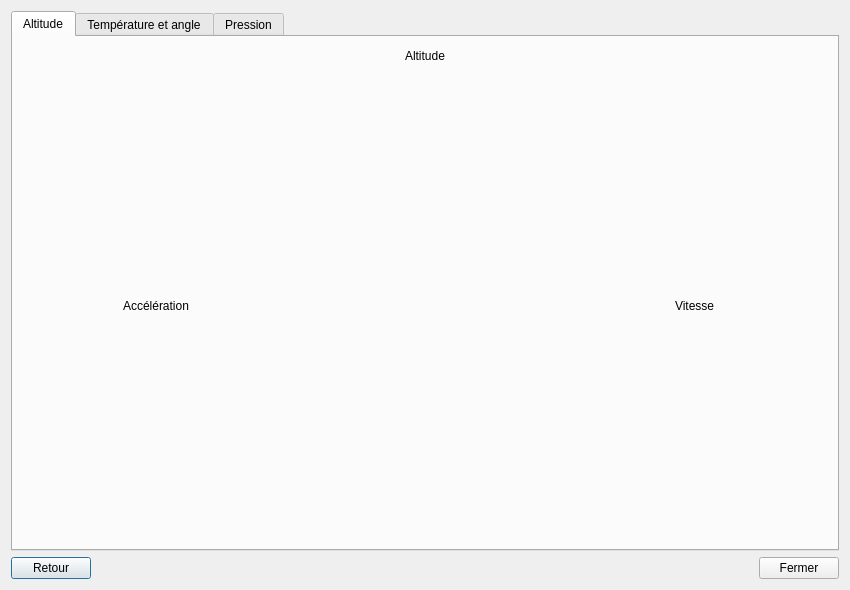
<?xml version="1.0" encoding="UTF-8"?>
<ui version="4.0">
 <class>Dialog</class>
 <widget class="QDialog" name="Dialog">
  <property name="geometry">
   <rect>
    <x>0</x>
    <y>0</y>
    <width>850</width>
    <height>590</height>
   </rect>
  </property>
  <property name="windowTitle">
   <string>Dialog</string>
  </property>
  <layout class="QGridLayout" name="gridLayout_3">
   <item row="0" column="0">
    <widget class="QTabWidget" name="postAnalysisWidget">
     <property name="minimumSize">
      <size>
       <width>0</width>
       <height>0</height>
      </size>
     </property>
     <property name="currentIndex">
      <number>0</number>
     </property>
     <widget class="QWidget" name="height">
      <attribute name="title">
       <string>Altitude</string>
      </attribute>
      <layout class="QGridLayout" name="gridLayout">
       <item row="1" column="0">
        <layout class="QHBoxLayout" name="postSpeedAccLayout">
         <item>
          <layout class="QVBoxLayout" name="accLayout">
           <item>
            <layout class="QHBoxLayout" name="accLabLayout">
             <item>
              <spacer name="horizontalSpacer_5">
               <property name="orientation">
                <enum>Qt::Horizontal</enum>
               </property>
               <property name="sizeHint" stdset="0">
                <size>
                 <width>40</width>
                 <height>20</height>
                </size>
               </property>
              </spacer>
             </item>
             <item>
              <widget class="QLabel" name="accLabel">
               <property name="text">
                <string>Accélération</string>
               </property>
              </widget>
             </item>
             <item>
              <spacer name="horizontalSpacer_6">
               <property name="orientation">
                <enum>Qt::Horizontal</enum>
               </property>
               <property name="sizeHint" stdset="0">
                <size>
                 <width>40</width>
                 <height>20</height>
                </size>
               </property>
              </spacer>
             </item>
            </layout>
           </item>
           <item>
            <spacer name="verticalSpacer">
             <property name="orientation">
              <enum>Qt::Vertical</enum>
             </property>
             <property name="sizeHint" stdset="0">
              <size>
               <width>20</width>
               <height>40</height>
              </size>
             </property>
            </spacer>
           </item>
          </layout>
         </item>
         <item>
          <spacer name="horizontalSpacer_9">
           <property name="orientation">
            <enum>Qt::Horizontal</enum>
           </property>
           <property name="sizeHint" stdset="0">
            <size>
             <width>40</width>
             <height>20</height>
            </size>
           </property>
          </spacer>
         </item>
         <item>
          <layout class="QVBoxLayout" name="speedLayout">
           <item>
            <layout class="QHBoxLayout" name="speedLabLayout">
             <item>
              <spacer name="horizontalSpacer_7">
               <property name="orientation">
                <enum>Qt::Horizontal</enum>
               </property>
               <property name="sizeHint" stdset="0">
                <size>
                 <width>40</width>
                 <height>20</height>
                </size>
               </property>
              </spacer>
             </item>
             <item>
              <widget class="QLabel" name="speedLabel">
               <property name="text">
                <string>Vitesse</string>
               </property>
              </widget>
             </item>
             <item>
              <spacer name="horizontalSpacer_8">
               <property name="orientation">
                <enum>Qt::Horizontal</enum>
               </property>
               <property name="sizeHint" stdset="0">
                <size>
                 <width>40</width>
                 <height>20</height>
                </size>
               </property>
              </spacer>
             </item>
            </layout>
           </item>
           <item>
            <spacer name="verticalSpacer_2">
             <property name="orientation">
              <enum>Qt::Vertical</enum>
             </property>
             <property name="sizeHint" stdset="0">
              <size>
               <width>20</width>
               <height>40</height>
              </size>
             </property>
            </spacer>
           </item>
          </layout>
         </item>
        </layout>
       </item>
       <item row="0" column="0">
        <layout class="QHBoxLayout" name="postHeightLayout">
         <item>
          <spacer name="horizontalSpacer_3">
           <property name="orientation">
            <enum>Qt::Horizontal</enum>
           </property>
           <property name="sizeHint" stdset="0">
            <size>
             <width>40</width>
             <height>20</height>
            </size>
           </property>
          </spacer>
         </item>
         <item>
          <layout class="QVBoxLayout" name="subHeightLayout">
           <item>
            <layout class="QHBoxLayout" name="postHeightTitleLayout">
             <item>
              <spacer name="horizontalSpacer">
               <property name="orientation">
                <enum>Qt::Horizontal</enum>
               </property>
               <property name="sizeHint" stdset="0">
                <size>
                 <width>40</width>
                 <height>20</height>
                </size>
               </property>
              </spacer>
             </item>
             <item>
              <widget class="QLabel" name="postHeightLabel">
               <property name="text">
                <string>Altitude</string>
               </property>
              </widget>
             </item>
             <item>
              <spacer name="horizontalSpacer_2">
               <property name="orientation">
                <enum>Qt::Horizontal</enum>
               </property>
               <property name="sizeHint" stdset="0">
                <size>
                 <width>40</width>
                 <height>20</height>
                </size>
               </property>
              </spacer>
             </item>
            </layout>
           </item>
           <item>
            <spacer name="verticalSpacer_3">
             <property name="orientation">
              <enum>Qt::Vertical</enum>
             </property>
             <property name="sizeHint" stdset="0">
              <size>
               <width>20</width>
               <height>40</height>
              </size>
             </property>
            </spacer>
           </item>
          </layout>
         </item>
         <item>
          <spacer name="horizontalSpacer_4">
           <property name="orientation">
            <enum>Qt::Horizontal</enum>
           </property>
           <property name="sizeHint" stdset="0">
            <size>
             <width>40</width>
             <height>20</height>
            </size>
           </property>
          </spacer>
         </item>
        </layout>
       </item>
      </layout>
     </widget>
     <widget class="QWidget" name="temperatureNangle">
      <attribute name="title">
       <string>Température et angle</string>
      </attribute>
      <layout class="QGridLayout" name="gridLayout_2">
       <item row="0" column="0">
        <layout class="QHBoxLayout" name="mainTempNAngleLayout">
         <item>
          <layout class="QVBoxLayout" name="postTemperatureLayout">
           <item>
            <layout class="QHBoxLayout" name="postTempTitleLayout">
             <item>
              <spacer name="horizontalSpacer_10">
               <property name="orientation">
                <enum>Qt::Horizontal</enum>
               </property>
               <property name="sizeHint" stdset="0">
                <size>
                 <width>40</width>
                 <height>20</height>
                </size>
               </property>
              </spacer>
             </item>
             <item>
              <widget class="QLabel" name="postTempLabel">
               <property name="text">
                <string>Température dans la fusée</string>
               </property>
              </widget>
             </item>
             <item>
              <spacer name="horizontalSpacer_11">
               <property name="orientation">
                <enum>Qt::Horizontal</enum>
               </property>
               <property name="sizeHint" stdset="0">
                <size>
                 <width>40</width>
                 <height>20</height>
                </size>
               </property>
              </spacer>
             </item>
            </layout>
           </item>
           <item>
            <spacer name="verticalSpacer_4">
             <property name="orientation">
              <enum>Qt::Vertical</enum>
             </property>
             <property name="sizeHint" stdset="0">
              <size>
               <width>20</width>
               <height>40</height>
              </size>
             </property>
            </spacer>
           </item>
           <item>
            <layout class="QVBoxLayout" name="postTempGraphLayout"/>
           </item>
          </layout>
         </item>
         <item>
          <spacer name="horizontalSpacer_14">
           <property name="orientation">
            <enum>Qt::Horizontal</enum>
           </property>
           <property name="sizeHint" stdset="0">
            <size>
             <width>40</width>
             <height>20</height>
            </size>
           </property>
          </spacer>
         </item>
         <item>
          <layout class="QVBoxLayout" name="angleLayout">
           <item>
            <layout class="QHBoxLayout" name="angleLabLayout">
             <item>
              <spacer name="horizontalSpacer_13">
               <property name="orientation">
                <enum>Qt::Horizontal</enum>
               </property>
               <property name="sizeHint" stdset="0">
                <size>
                 <width>40</width>
                 <height>20</height>
                </size>
               </property>
              </spacer>
             </item>
             <item>
              <widget class="QLabel" name="anglerLabel">
               <property name="text">
                <string>Angle de la fusée</string>
               </property>
              </widget>
             </item>
             <item>
              <spacer name="horizontalSpacer_12">
               <property name="orientation">
                <enum>Qt::Horizontal</enum>
               </property>
               <property name="sizeHint" stdset="0">
                <size>
                 <width>40</width>
                 <height>20</height>
                </size>
               </property>
              </spacer>
             </item>
            </layout>
           </item>
           <item>
            <spacer name="verticalSpacer_5">
             <property name="orientation">
              <enum>Qt::Vertical</enum>
             </property>
             <property name="sizeHint" stdset="0">
              <size>
               <width>20</width>
               <height>40</height>
              </size>
             </property>
            </spacer>
           </item>
           <item>
            <layout class="QHBoxLayout" name="subAngleLayout"/>
           </item>
          </layout>
         </item>
        </layout>
       </item>
      </layout>
     </widget>
     <widget class="QWidget" name="stress">
      <attribute name="title">
       <string>Pression</string>
      </attribute>
      <layout class="QGridLayout" name="gridLayout_4">
       <item row="0" column="0">
        <layout class="QVBoxLayout" name="stressLaout">
         <item>
          <layout class="QHBoxLayout" name="stressLabLayout">
           <item>
            <spacer name="horizontalSpacer_17">
             <property name="orientation">
              <enum>Qt::Horizontal</enum>
             </property>
             <property name="sizeHint" stdset="0">
              <size>
               <width>40</width>
               <height>20</height>
              </size>
             </property>
            </spacer>
           </item>
           <item>
            <widget class="QLabel" name="stressLabel">
             <property name="text">
              <string>Pression</string>
             </property>
            </widget>
           </item>
           <item>
            <spacer name="horizontalSpacer_16">
             <property name="orientation">
              <enum>Qt::Horizontal</enum>
             </property>
             <property name="sizeHint" stdset="0">
              <size>
               <width>40</width>
               <height>20</height>
              </size>
             </property>
            </spacer>
           </item>
          </layout>
         </item>
         <item>
          <spacer name="verticalSpacer_6">
           <property name="orientation">
            <enum>Qt::Vertical</enum>
           </property>
           <property name="sizeHint" stdset="0">
            <size>
             <width>20</width>
             <height>40</height>
            </size>
           </property>
          </spacer>
         </item>
         <item>
          <layout class="QVBoxLayout" name="subStressLayout"/>
         </item>
        </layout>
       </item>
      </layout>
     </widget>
    </widget>
   </item>
   <item row="1" column="0">
    <layout class="QHBoxLayout" name="menuLayout">
     <item>
      <widget class="QPushButton" name="returnPush">
       <property name="text">
        <string>Retour</string>
       </property>
      </widget>
     </item>
     <item>
      <spacer name="horizontalSpacer_15">
       <property name="orientation">
        <enum>Qt::Horizontal</enum>
       </property>
       <property name="sizeHint" stdset="0">
        <size>
         <width>40</width>
         <height>20</height>
        </size>
       </property>
      </spacer>
     </item>
     <item>
      <widget class="QPushButton" name="closePush">
       <property name="text">
        <string>Fermer</string>
       </property>
      </widget>
     </item>
    </layout>
   </item>
  </layout>
 </widget>
 <resources/>
 <connections/>
</ui>
